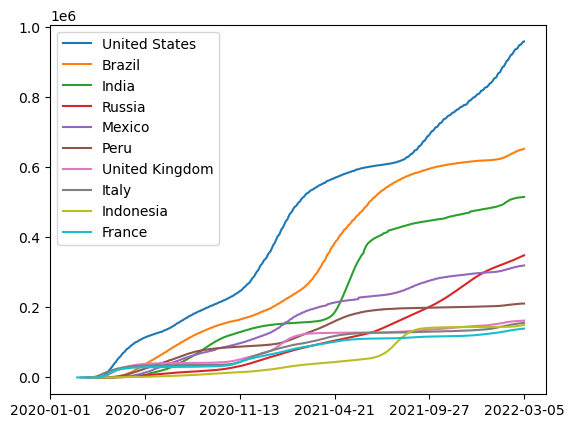

The Python source for this figure:
import pandas as pd
import matplotlib.pyplot as plt
import matplotlib as mpl
mpl.use("pdf")


def main(data):
    #Spørgsmål 3

    #Filter out so only rows 1 row with total death pr country
    data.date = pd.to_datetime(data.date)
    total_death_pr_country = data.groupby(["location"])["total_deaths"].max()
    

    #sort, Filter top10 & Get country names
    total_death_pr_country = total_death_pr_country.sort_values(ascending=False)
    print(total_death_pr_country)
    top10_country_names = total_death_pr_country[:10].index.values.tolist()
    print(top10_country_names)

    #Use initial dataset to draw graph for the top10 countries
    for country_name in top10_country_names:
        boolean_mask = data["location"] == country_name
        masked_data = data[boolean_mask]
        dates = masked_data["date"]
        total_death = masked_data["total_deaths"]
        x_values = dates.tolist()
        y_values = total_death.tolist()
        plt.plot(x_values, y_values, label = country_name)
   
    start_date = data["date"].min()
    end_date = data["date"].max()
    x_steps = pd.date_range(start=start_date, end=end_date,periods=6)
    plt.xticks(x_steps)
    plt.legend()
    plt.savefig('question3.png', bbox_inches='tight')

    
